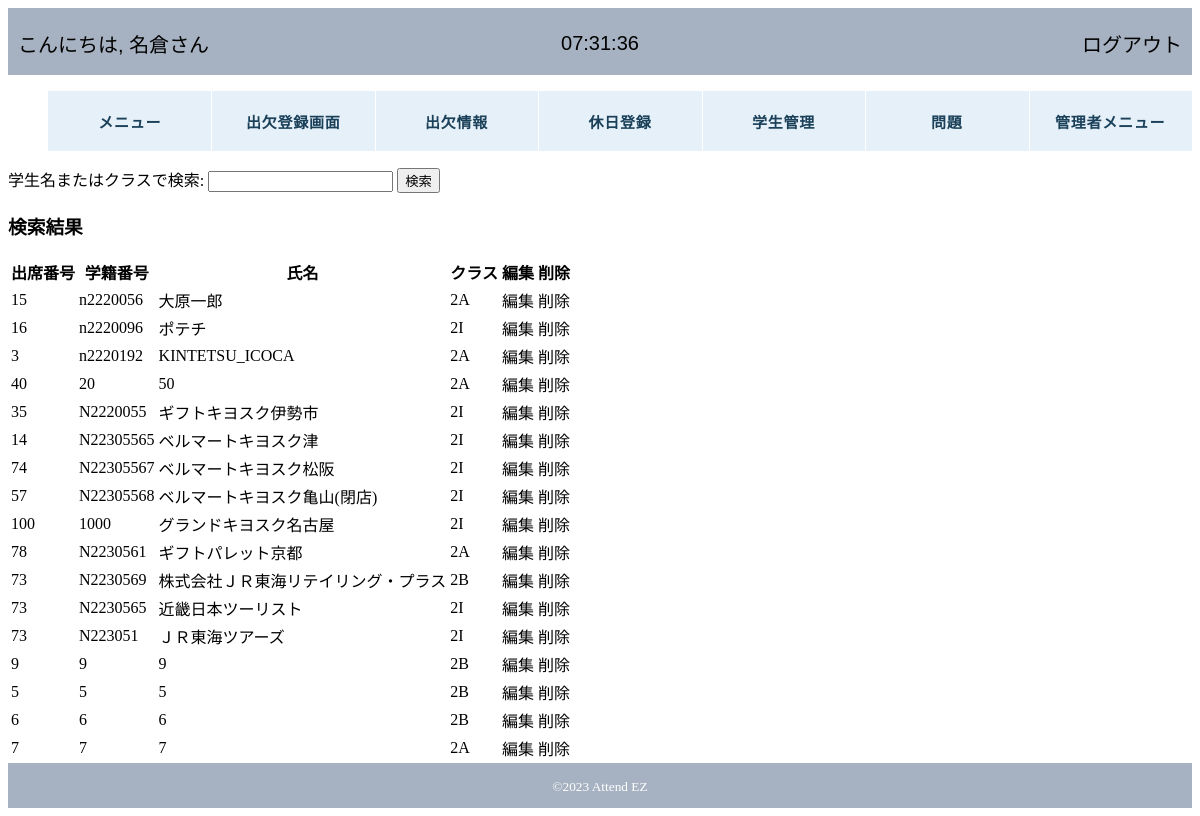
/attendez/students_modify_select.php (signed in), run on the app's committed database.
### tables this page shows
CREATE TABLE IF NOT EXISTS `students_info` (
  `id` int(11) NOT NULL,
  `IDM` varchar(20) NOT NULL DEFAULT '',
  `student_number` varchar(255) NOT NULL,
  `class` varchar(11) NOT NULL,
  `attendance_number` int(3) NOT NULL,
  `name` varchar(255) NOT NULL,
  `password` varchar(255) NOT NULL
);

### attendez/students_modify_select.php (the view, shortened to what this page needs)
<?php require 'header.php'; ?>
<form action="students_modify_select.php" method="post">
    <label for="searchName">学生名またはクラスで検索:</label>
    <input type="text" id="searchName" name="searchName" autocomplete="off">
    <input type="submit" value="検索">
</form>
<?php
try {
    $pdo = new PDO('mysql:host=localhost;dbname=2023_attendez;charset=utf8', 'root', '');
    $pdo->setAttribute(PDO::ATTR_ERRMODE, PDO::ERRMODE_EXCEPTION);
} catch (PDOException $e) {
    echo "接続に失敗しました：" . $e->getMessage();
    exit();
}
$searchName = isset($_POST['searchName']) ? htmlspecialchars($_POST['searchName']) : '';
try {
    $query = $pdo->prepare("SELECT * FROM students_info WHERE name LIKE :searchName OR class LIKE :searchName");
    $query->bindValue(':searchName', '%' . $searchName . '%', PDO::PARAM_STR);
    $query->execute();
    $result = $query->fetchAll(PDO::FETCH_ASSOC);
    echo '<h3>検索結果</h3>';
    displayTable($result);
} catch (PDOException $e) {
    die('エラー: ' . $e->getMessage());
}
function displayTable($result)
{
    echo '<table>';
    echo '<tr><th>出席番号</th><th>学籍番号</th><th>氏名</th><th>クラス</th><th>編集</th><th>削除</th></tr>';
    foreach ($result as $row) {
        echo '<tr>';
        echo '<td>';
        echo '<a href="students_modify.php?id=', $row['student_number'], '">', $row['attendance_number'], '</a>';
        echo '</td>';
        echo '<td>';
        echo '<a href="students_modify.php?id=', $row['student_number'], '">', $row['student_number'], '</a>';
        echo '</td>';
        echo '<td>';
        echo '<a href="students_modify.php?id=', $row['student_number'], '">', $row['name'],  '</a>';
        echo '</td>';
        echo '<td>';
        echo '<a href="students_modify.php?id=', $row['student_number'], '">', $row['class'],  '</a>';
        echo '</td>';
        echo '<td>';
        echo '<a href="students_modify.php?id=', $row['student_number'], '">', '編集',  '</a>';
        echo '</td>';
        echo '<td>';
        echo '<a href="students_delete.php?id=', $row['student_number'], '">', '削除',  '</a>';
        echo '</td>';
        echo '</tr>';
    }
    echo '</table>';
}
require 'footer.php';
?>

### attendez/style.css (style rules this page uses)
a { color: black; text-decoration: none; }

### data on the page
students_info: attendance_number "15", student_number "n2220056", name "大原一郎", class "2A"
students_info: attendance_number "16", student_number "n2220096", name "ポテチ", class "2I"
students_info: attendance_number "3", student_number "n2220192", name "KINTETSU_ICOCA", class "2A"
students_info: attendance_number "40", student_number "20", name "50", class "2A"
students_info: attendance_number "35", student_number "N2220055", name "ギフトキヨスク伊勢市", class "2I"
students_info: attendance_number "14", student_number "N22305565", name "ベルマートキヨスク津", class "2I"
students_info: attendance_number "74", student_number "N22305567", name "ベルマートキヨスク松阪", class "2I"
students_info: attendance_number "57", student_number "N22305568", name "ベルマートキヨスク亀山(閉店)", class "2I"
students_info: attendance_number "100", student_number "1000", name "グランドキヨスク名古屋", class "2I"
students_info: attendance_number "78", student_number "N2230561", name "ギフトパレット京都", class "2A"
students_info: attendance_number "73", student_number "N2230569", name "株式会社ＪＲ東海リテイリング・プラス", class "2B"
students_info: attendance_number "73", student_number "N2230565", name "近畿日本ツーリスト", class "2I"
students_info: attendance_number "73", student_number "N223051", name "ＪＲ東海ツアーズ", class "2I"
students_info: attendance_number "9", student_number "9", name "9", class "2B"
students_info: attendance_number "5", student_number "5", name "5", class "2B"
students_info: attendance_number "6", student_number "6", name "6", class "2B"
students_info: attendance_number "7", student_number "7", name "7", class "2A"

### other printed values
$_SESSION['myapp_admin_info']['name'] "名倉"
